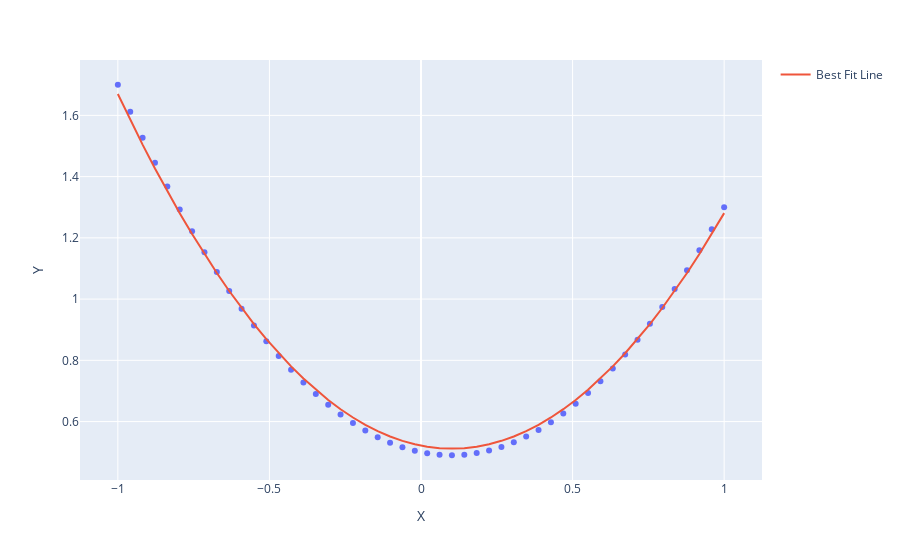

The code cell stored with this chart in its notebook:
### Markdown cell above
Did we estimate the model correctly?  Let's visualize the predictions.

### Code cell
fig = px.scatter(x=toy_x.numpy(), y=toy_y.numpy())
# Add the line of best fit.
fig.add_trace(go.Scatter(x=toy_x.numpy(), y=yhat.numpy(), name='Best Fit Line' ))
# Axis Labels
fig.update_xaxes(title_text="X")
fig.update_yaxes(title_text="Y")
